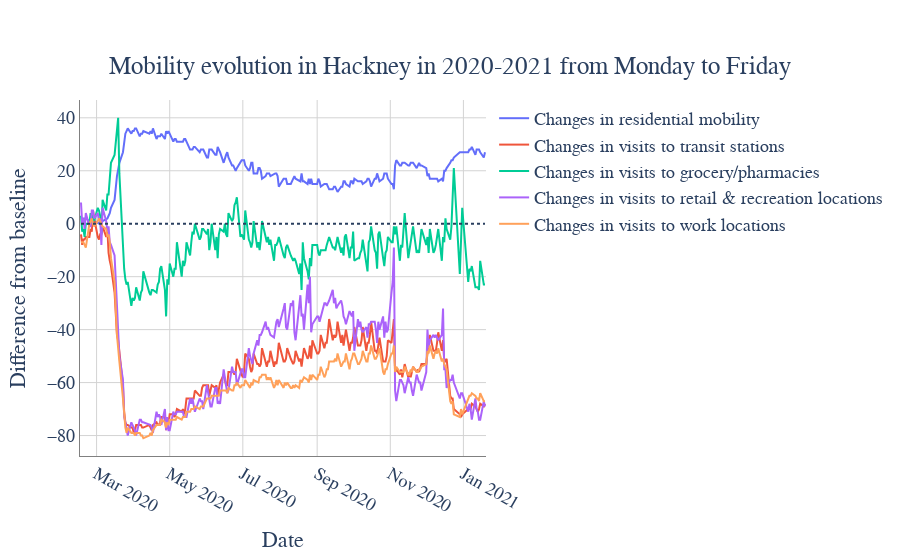

The notebook cell this image was saved under:
### Code cell
trace0=go.Scatter(
x=gb_hackney_week['date'],
y=gb_hackney_week['residential_percent_change_from_baseline'],
mode ='lines',
name = 'Changes in residential mobility'
)
trace1=go.Scatter(
x=gb_hackney_week['date'],
y=gb_hackney_week['transit_stations_percent_change_from_baseline'],
mode ='lines',
name = 'Changes in visits to transit stations'
)
trace2=go.Scatter(
x=gb_hackney_week['date'],
y=gb_hackney_week['grocery_and_pharmacy_percent_change_from_baseline'],
mode ='lines',
name = 'Changes in visits to grocery/pharmacies'
)
trace3=go.Scatter(
x=gb_hackney_week['date'],
y=gb_hackney_week['retail_and_recreation_percent_change_from_baseline'],
mode ='lines',
name = 'Changes in visits to retail & recreation locations'
)
trace4=go.Scatter(
x=gb_hackney_week['date'],
y=gb_hackney_week['workplaces_percent_change_from_baseline'],
mode ='lines',
name = 'Changes in visits to work locations'
)

data=[trace0, trace1, trace2, trace3, trace4]
layout=go.Layout(title={'text': 'Mobility evolution in Hackney in 2020-2021 from Monday to Friday','y':0.9,'x':0.5,'xanchor': 'center',
        'yanchor': 'top'},
                 xaxis_title='Date',
                yaxis_title='Difference from baseline',
                font=dict(
        family="Helvetica",
        size=18,
        #color="blue"
                ),
        plot_bgcolor='rgb(255,255,255)',
                 )
fig=go.Figure(data=data, layout=layout)
fig.update_xaxes(showline=True, linewidth=1, linecolor='grey', gridcolor='lightgrey')
fig.update_yaxes(showline=True, linewidth=1, linecolor='grey', gridcolor='lightgrey')
fig.update_layout(shapes=[
dict(
  type= 'line',
  yref= 'y', y0=0, y1= 0,   # adding a horizontal line at Y = 1
  xref= 'x', x0= min(gb_hackney_week['date']), x1= max(gb_hackney_week['date']), line =dict(dash="dot")
     ) 
])
iplot(fig)

### Figure 1 — Plotly figure (JSON) as saved in the notebook; plotly's stock layout.template omitted (floating-point values rounded to 4 significant figures; data arrays with more than 128 entries replaced by an {"elided": "..."} marker saying what was removed)
{"data": [{"mode": "lines", "name": "Changes in residential mobility", "type": "scatter", "x": {"elided": "230 str values"}, "y": {"elided": "230 int values"}}, {"mode": "lines", "name": "Changes in visits to transit stations", "type": "scatter", "x": {"elided": "230 str values"}, "y": {"elided": "230 int values"}}, {"mode": "lines", "name": "Changes in visits to grocery/pharmacies", "type": "scatter", "x": {"elided": "230 str values"}, "y": {"elided": "230 int values"}}, {"mode": "lines", "name": "Changes in visits to retail & recreation locations", "type": "scatter", "x": {"elided": "230 str values"}, "y": {"elided": "230 int values"}}, {"mode": "lines", "name": "Changes in visits to work locations", "type": "scatter", "x": {"elided": "230 str values"}, "y": {"elided": "230 int values"}}], "layout": {"autosize": true, "font": {"family": "Helvetica", "size": 18}, "hovermode": "x", "plot_bgcolor": "rgb(255,255,255)", "shapes": [{"line": {"dash": "dot"}, "type": "line", "x0": "2020-02-17T00:00:00", "x1": "2021-01-19T00:00:00", "xref": "x", "y0": 0, "y1": 0, "yref": "y"}], "title": {"text": "Mobility evolution in Hackney in 2020-2021 from Monday to Friday", "x": 0.5, "xanchor": "center", "y": 0.9, "yanchor": "top"}, "xaxis": {"autorange": true, "gridcolor": "lightgrey", "linecolor": "grey", "linewidth": 1, "range": ["2020-02-16 09:47:08.1195", "2021-01-19 14:12:51.8805"], "showline": true, "title": {"text": "Date"}, "type": "date"}, "yaxis": {"autorange": true, "gridcolor": "lightgrey", "linecolor": "grey", "linewidth": 1, "range": [-87.72, 46.72], "showline": true, "title": {"text": "Difference from baseline"}, "type": "linear"}}}
